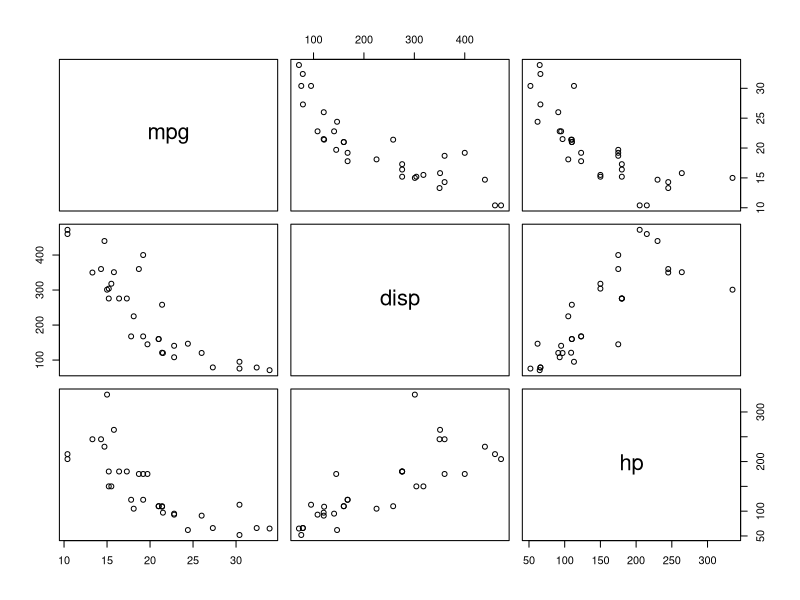
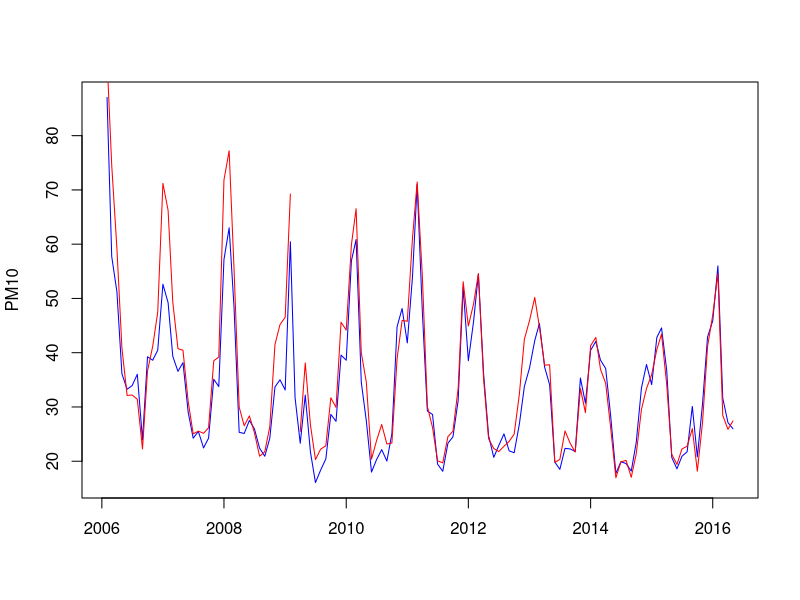
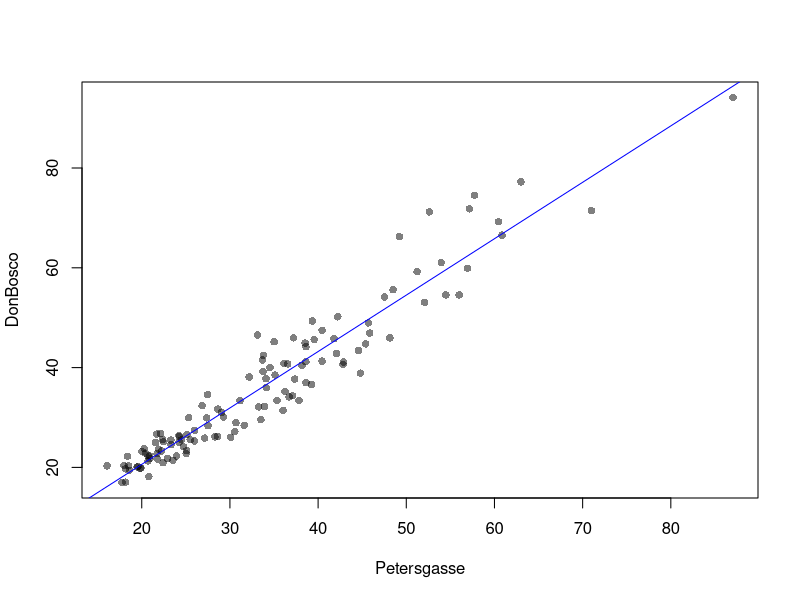

Recreate these plots in R, in order.
## ---- chunk 1
r = 0.25
N = 62
alpha = 0.05
z = atanh(r)
se_z = 1 / sqrt(N - 3)
(p = 2 * (1 - pnorm(z / se_z)))
## ---- chunk 2
r = 0.05
N = 1538
alpha = 0.05
z = atanh(r)
se_z = 1 / sqrt(N - 3)
(p = 2 * (1 - pnorm(z / se_z)))
## ---- chunk 3
x = c(8, 1, -4, 5, 6, 10, 9)
y = c(-2, -5, -6, 0, 3, 7, 10)
cor.test(x, y, conf.level=0.99)
## ---- chunk 4
cor(mtcars[, c("mpg", "disp", "hp")], method="pearson")
cor(mtcars[, c("mpg", "disp", "hp")], method="spearman")
## ---- chunk 5
pairs(subset(mtcars, select=c(mpg, disp, hp)))
## ---- chunk 6
#| message: false
library(readr)
pm10 = read_csv("pm10.csv")
pm10$Datum = as.Date(pm10$Datum, format="%d.%m.%y")
## ---- chunk 7
plot(pm10$Datum, pm10$Petersgasse, type="l", col="blue", xlab="", ylab="PM10")
lines(pm10$Datum, pm10$DonBosco, col="red")
## ---- chunk 8
with(pm10, plot(Petersgasse, DonBosco, pch=16, col=rgb(0, 0, 0, 0.5)))
abline(lm(pm10$DonBosco ~ pm10$Petersgasse), col="blue")

(r = cor.test(pm10$Petersgasse, pm10$DonBosco))
r$estimate**2  # explained variance

# we must exclude missing values explicitly
cor(pm10$Petersgasse, pm10$DonBosco, use="complete.obs")
## ---- chunk 9
library(palmerpenguins)
cor(penguins$bill_length_mm, penguins$bill_depth_mm, use="complete.obs")
by(
    penguins[, c("bill_length_mm", "bill_depth_mm")],
    penguins$species,
    cor,
    use="complete.obs"
)
